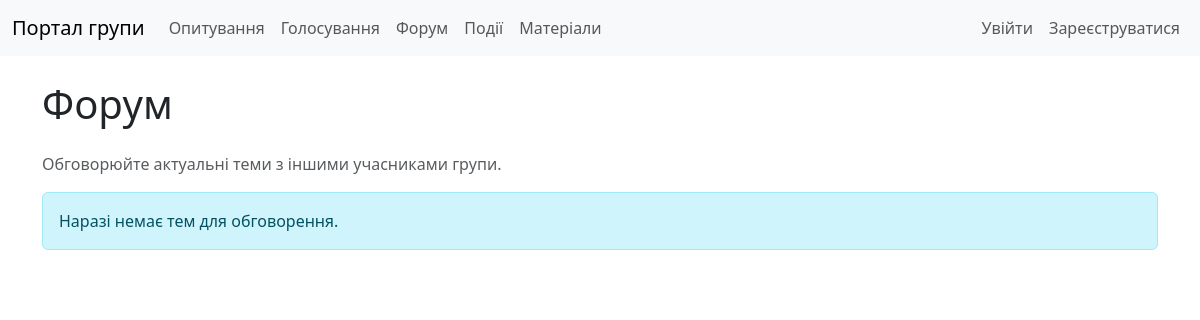
The page /forum/ on the database as committed earlier.
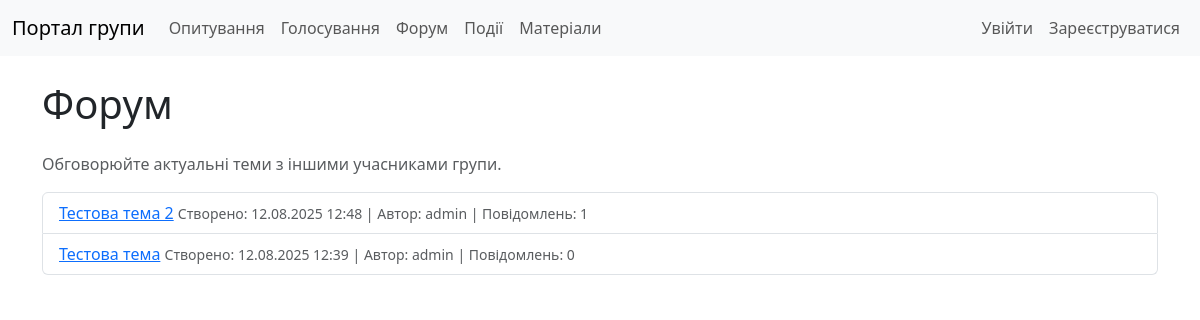
The same page on the database as committed later.
### forum/models.py (models this page shows, shortened)
class Topic(models.Model):
    title = models.CharField(max_length=200)
    description = models.TextField(blank=True, null=True)
    created_by = models.ForeignKey(User, on_delete=models.CASCADE, related_name='topics')
    created_at = models.DateTimeField(auto_now_add=True)
    is_active = models.BooleanField(default=True)
    class Meta:
        verbose_name = 'Topic'
        verbose_name_plural = 'Topics'

### forum/views.py (the view)
# urls.py: path('', views.TopicListView.as_view(), name='topic_list'),
class TopicListView(ListView):
    model = Topic
    template_name = 'forum/topic_list.html'
    context_object_name = 'topics'
    queryset = Topic.objects.filter(is_active=True).order_by('-created_at')

### templates/forum/topic_list.html (shortened to what this page needs)
{% extends 'base.html' %}
{% block content %}
    <h1 class="my-4">Форум</h1>
    <p class="text-muted">Обговорюйте актуальні теми з іншими учасниками групи.</p>
    {% if topics %}
        <ul class="list-group mb-4">
            {% for topic in topics %}
                <li class="list-group-item">
                    <a href="{% url 'forum:topic_detail' topic.pk %}">{{ topic.title }}</a>
                    <small class="text-muted">
                        Створено: {{ topic.created_at|date:"d.m.Y H:i" }} |
                        Автор: {{ topic.created_by.username }} |
                        Повідомлень: {{ topic.posts.count }}
                    </small>
                </li>
            {% endfor %}
        </ul>
    {% else %}
        <p class="alert alert-info">Наразі немає тем для обговорення.</p>
    {% endif %}
{% endblock %}

Rows that differ between the two databases and show on the page:
added Topic: title "Тестова тема 2", created_at "12.08.2025 12:48", created_by.username "admin", posts.count "1"
added Topic: title "Тестова тема", created_at "12.08.2025 12:39", created_by.username "admin", posts.count "0"
Other text that changed with them:
text no longer shown: "Наразі немає тем для обговорення."
